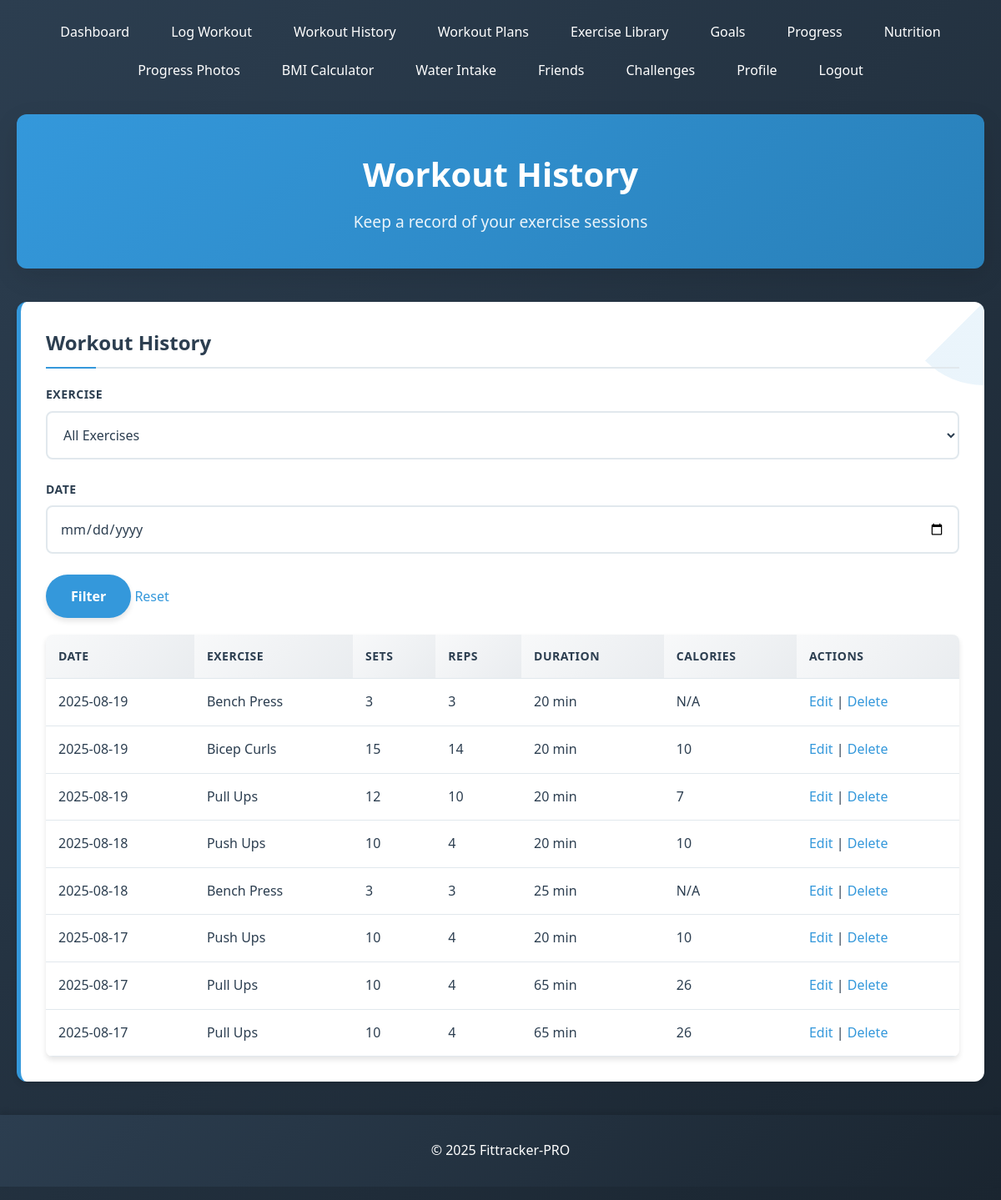
/workout_history.php (signed in), run on the app's committed database.
### tables this page shows
CREATE TABLE `workouts` (
  `id` int(11) NOT NULL,
  `user_id` int(11) NOT NULL,
  `exercise_name` varchar(100) NOT NULL,
  `sets` int(11) NOT NULL,
  `reps` int(11) NOT NULL,
  `duration` int(11) NOT NULL COMMENT 'in minutes',
  `calories` int(11) DEFAULT NULL,
  `date` date NOT NULL
);

### workout_history.php (the view, shortened to what this page needs)
<?php
require_once 'config/db.php';
$user_id = $_SESSION['user_id'];
$filter_date = $_GET['date'] ?? '';
$query = "SELECT * FROM workouts WHERE user_id = ?";
$params = [$user_id];
$query .= " ORDER BY date DESC, id DESC";
$stmt = $pdo->prepare($query);
$stmt->execute($params);
$workouts = $stmt->fetchAll();
?>
<?php include 'includes/header.php'; ?>
<div class="page-header">
    <h1>Workout History</h1>
    <p>Keep a record of your exercise sessions</p>
</div>
<div class="card">
    <h2>Workout History</h2>
    <form method="GET" class="filter-form">
        <div class="form-group">
            <label>Exercise</label>
            <select name="exercise">
                <option value="">All Exercises</option>
            </select>
        </div>
        <div class="form-group">
            <label>Date</label>
            <input type="date" name="date" value="<?php echo $filter_date; ?>">
        </div>
        <button type="submit">Filter</button>
        <a href="workout_history.php" class="btn-reset">Reset</a>
    </form>
    <?php if (count($workouts) > 0): ?>
        <table>
            <tr>
                <th>Date</th>
                <th>Exercise</th>
                <th>Sets</th>
                <th>Reps</th>
                <th>Duration</th>
                <th>Calories</th>
                <th>Actions</th>
            </tr>
            <?php foreach ($workouts as $workout): ?>
            <tr>
                <td><?php echo $workout['date']; ?></td>
                <td><?php echo $workout['exercise_name']; ?></td>
                <td><?php echo $workout['sets']; ?></td>
                <td><?php echo $workout['reps']; ?></td>
                <td><?php echo $workout['duration']; ?> min</td>
                <td><?php echo $workout['calories'] ?: 'N/A'; ?></td>
                <td>
                    <a href="edit_workout.php?id=<?php echo $workout['id']; ?>">Edit</a> |
                    <a href="delete_workout.php?id=<?php echo $workout['id']; ?>"
                       onclick="return confirm('Are you sure you want to delete this workout?')">Delete</a>
                </td>
            </tr>
            <?php endforeach; ?>
        </table>
    <?php else: ?>
        <p>No workouts found matching your criteria.</p>
    <?php endif; ?>
</div>
<?php include 'includes/footer.php'; ?>

### includes/header.php (shortened to what this page needs)
<!DOCTYPE html>
<html lang="en">
<head>
    <link rel="stylesheet" href="css/style.css">
</head>
<body>
    <header>
        <nav>
    <a href="dashboard.php">Dashboard</a>
    <a href="workout.php">Log Workout</a>
    <a href="workout_history.php">Workout History</a>
    <a href="workout_plans.php">Workout Plans</a>
    <a href="exercise_library.php">Exercise Library</a>
    <a href="goals.php">Goals</a>
    <a href="progress.php">Progress</a>
    <a href="nutrition.php">Nutrition</a>
    <a href="progress_photos.php">Progress Photos</a>
    <a href="bmi_calculator.php">BMI Calculator</a>
    <a href="water_intake.php">Water Intake</a>
    <a href="friends.php">Friends</a>
    <a href="challenges.php">Challenges</a>
    <a href="profile.php">Profile</a>
    <a href="logout.php">Logout</a>
        </nav>
    <main>

### includes/footer.php (shortened to what this page needs)
    </main>
    <footer>
        <p>&copy; <?php echo date('Y'); ?> Fittracker-PRO </p>
    </footer>
</body>
</html>

### css/style.css (style rules this page uses)
* { margin: 0; padding: 0; box-sizing: border-box; font-family: 'Segoe UI', Tahoma, Geneva, Verdana, sans-serif; }
:root { --primary-color: #3498db; --secondary-color: #2c3e50; --accent-color: #e74c3c; --success-color: #2ecc71; --warning-color: #f39c12; --light-bg: #f5f7fa; --white: #ffffff; --text-dark: #2c3e50; --text-light: #7f8c8d; --border-color: #e1e8ed; --shadow: 0 4px 6px rgba(0, 0, 0, 0.1); --shadow-hover: 0 10px 20px rgba(0, 0, 0, 0.15); }
body { background-color: var(--light-bg); color: var(--text-dark); line-height: 1.6; font-size: 16px; }
header { background: linear-gradient(135deg, var(--secondary-color), #1a2530); color: var(--white); padding: 1rem 0; box-shadow: var(--shadow); position: sticky; top: 0; z-index: 1000; }
nav { display: flex; justify-content: center; flex-wrap: wrap; padding: 0 20px; }
nav a { color: var(--white); text-decoration: none; margin: 0 10px; padding: 10px 15px; border-radius: 30px; transition: all 0.3s ease; font-weight: 500; position: relative; overflow: hidden; }
nav a::before { content: ''; position: absolute; top: 0; left: -100%; width: 100%; height: 100%; background: linear-gradient(90deg, transparent, rgba(255,255,255,0.2), transparent); transition: left 0.5s; }
main { max-width: 1200px; margin: 30px auto; padding: 0 20px; }
.card { background: var(--white); border-radius: 12px; box-shadow: var(--shadow); padding: 30px; margin-bottom: 30px; transition: all 0.3s ease; border-left: 5px solid var(--primary-color); position: relative; overflow: hidden; }
.card::before { content: ''; position: absolute; top: 0; right: 0; width: 100px; height: 100px; background: linear-gradient(135deg, transparent 50%, rgba(52, 152, 219, 0.1) 50%); border-radius: 0 0 0 100%; }
.card h1, .card h2, .card h3 { color: var(--secondary-color); margin-bottom: 20px; padding-bottom: 10px; border-bottom: 2px solid var(--border-color); position: relative; }
.card h1::after, .card h2::after, .card h3::after { content: ''; position: absolute; bottom: -2px; left: 0; width: 60px; height: 2px; background: var(--primary-color); }
.form-group { margin-bottom: 25px; }
label { display: block; margin-bottom: 8px; font-weight: 600; color: var(--text-dark); font-size: 14px; text-transform: uppercase; letter-spacing: 0.5px; }
input, select, textarea { width: 100%; padding: 15px; border: 2px solid var(--border-color); border-radius: 8px; font-size: 16px; transition: all 0.3s ease; background: var(--white); color: var(--text-dark); }
button, .btn { background: var(--primary-color); color: var(--white); border: none; padding: 15px 30px; border-radius: 30px; cursor: pointer; font-size: 16px; font-weight: 600; transition: all 0.3s ease; display: inline-block; text-align: center; text-decoration: none; box-shadow: var(--shadow); position: relative; overflow: hidden; }
button::before, .btn::before { content: ''; position: absolute; top: 50%; left: 50%; width: 0; height: 0; background: rgba(255, 255, 255, 0.3); border-radius: 50%; transform: translate(-50%, -50%); transition: width 0.6s, height 0.6s; }
table { width: 100%; border-collapse: collapse; margin-top: 20px; box-shadow: var(--shadow); border-radius: 8px; overflow: hidden; }
th, td { padding: 15px; text-align: left; border-bottom: 1px solid var(--border-color); color: var(--text-dark); }
th { background: linear-gradient(135deg, #f8f9fa, #e9ecef); color: var(--secondary-color); font-weight: 600; text-transform: uppercase; font-size: 14px; letter-spacing: 0.5px; }
footer { text-align: center; padding: 30px; margin-top: 40px; background: linear-gradient(135deg, var(--secondary-color), #1a2530); color: var(--white); box-shadow: 0 -4px 6px rgba(0, 0, 0, 0.1); }
a { color: var(--primary-color); text-decoration: none; transition: all 0.3s ease; position: relative; }
a::after { content: ''; position: absolute; bottom: -2px; left: 0; width: 0; height: 2px; background: var(--primary-color); transition: width 0.3s ease; }
.page-header { text-align: center; margin-bottom: 40px; padding: 40px 30px; background: linear-gradient(135deg, #3498db, #2980b9); color: white; border-radius: 12px; box-shadow: 0 10px 30px rgba(0, 0, 0, 0.1); }
.page-header h1 { color: white; font-size: 2.5rem; margin-bottom: 10px; font-weight: 700; }
.page-header p { color: rgba(255, 255, 255, 0.9); font-size: 1.2rem; margin: 0; }
.card { animation: fadeIn 0.6s ease-out; }

### data on the page
workouts: date "2025-08-19", exercise_name "Bench Press", sets "3", reps "3", duration "20", calories "N/A"
workouts: date "2025-08-19", exercise_name "Bicep Curls", sets "15", reps "14", duration "20", calories "10"
workouts: date "2025-08-19", exercise_name "Pull Ups", sets "12", reps "10", duration "20", calories "7"
workouts: date "2025-08-18", exercise_name "Push Ups", sets "10", reps "4", duration "20", calories "10"
workouts: date "2025-08-18", exercise_name "Bench Press", sets "3", reps "3", duration "25", calories "N/A"
workouts: date "2025-08-17", exercise_name "Push Ups", sets "10", reps "4", duration "20", calories "10"
workouts: date "2025-08-17", exercise_name "Pull Ups", sets "10", reps "4", duration "65", calories "26"
workouts: date "2025-08-17", exercise_name "Pull Ups", sets "10", reps "4", duration "65", calories "26"
